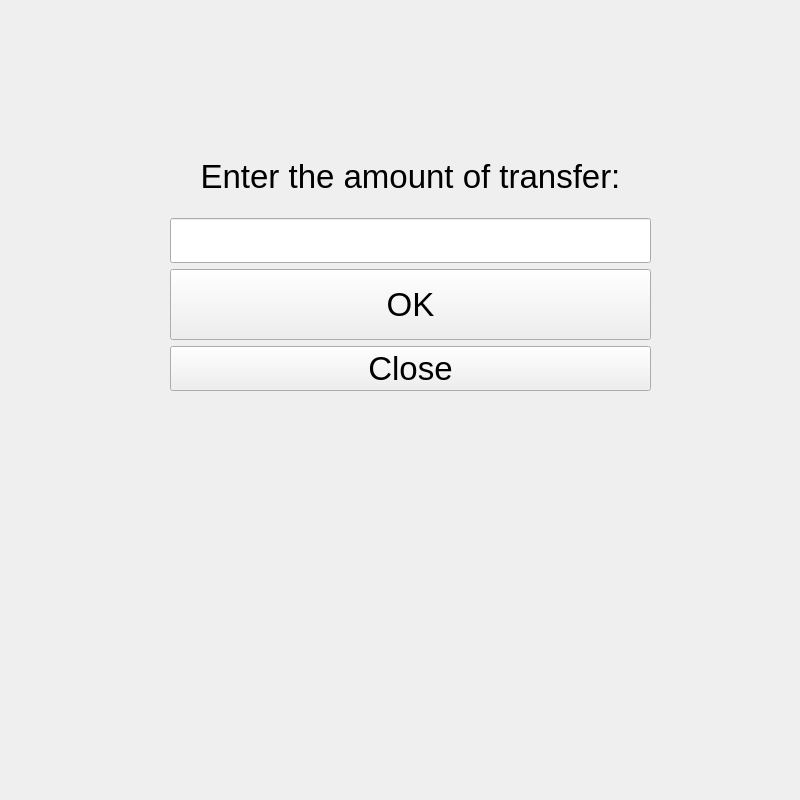
<?xml version="1.0" encoding="UTF-8"?>
<ui version="4.0">
 <class>transferfundswindow</class>
 <widget class="QWidget" name="transferfundswindow">
  <property name="geometry">
   <rect>
    <x>0</x>
    <y>0</y>
    <width>800</width>
    <height>800</height>
   </rect>
  </property>
  <property name="windowTitle">
   <string>Form</string>
  </property>
  <widget class="QWidget" name="layoutWidget">
   <property name="geometry">
    <rect>
     <x>170</x>
     <y>140</y>
     <width>481</width>
     <height>251</height>
    </rect>
   </property>
   <layout class="QGridLayout" name="gridLayout_2">
    <item row="0" column="0">
     <layout class="QGridLayout" name="gridLayout">
      <item row="1" column="0">
       <widget class="QLineEdit" name="lineEdit">
        <property name="font">
         <font>
          <pointsize>25</pointsize>
         </font>
        </property>
       </widget>
      </item>
      <item row="0" column="0">
       <widget class="QLabel" name="label">
        <property name="font">
         <font>
          <pointsize>25</pointsize>
         </font>
        </property>
        <property name="text">
         <string>Enter the amount of transfer:</string>
        </property>
        <property name="alignment">
         <set>Qt::AlignCenter</set>
        </property>
       </widget>
      </item>
      <item row="2" column="0">
       <widget class="QPushButton" name="btnTransferOK">
        <property name="sizePolicy">
         <sizepolicy hsizetype="Minimum" vsizetype="Minimum">
          <horstretch>0</horstretch>
          <verstretch>0</verstretch>
         </sizepolicy>
        </property>
        <property name="font">
         <font>
          <pointsize>25</pointsize>
         </font>
        </property>
        <property name="text">
         <string>OK</string>
        </property>
       </widget>
      </item>
     </layout>
    </item>
    <item row="1" column="0">
     <widget class="QPushButton" name="btnCloseTransfer">
      <property name="font">
       <font>
        <pointsize>25</pointsize>
       </font>
      </property>
      <property name="text">
       <string>Close</string>
      </property>
     </widget>
    </item>
   </layout>
  </widget>
 </widget>
 <resources/>
 <connections/>
</ui>
